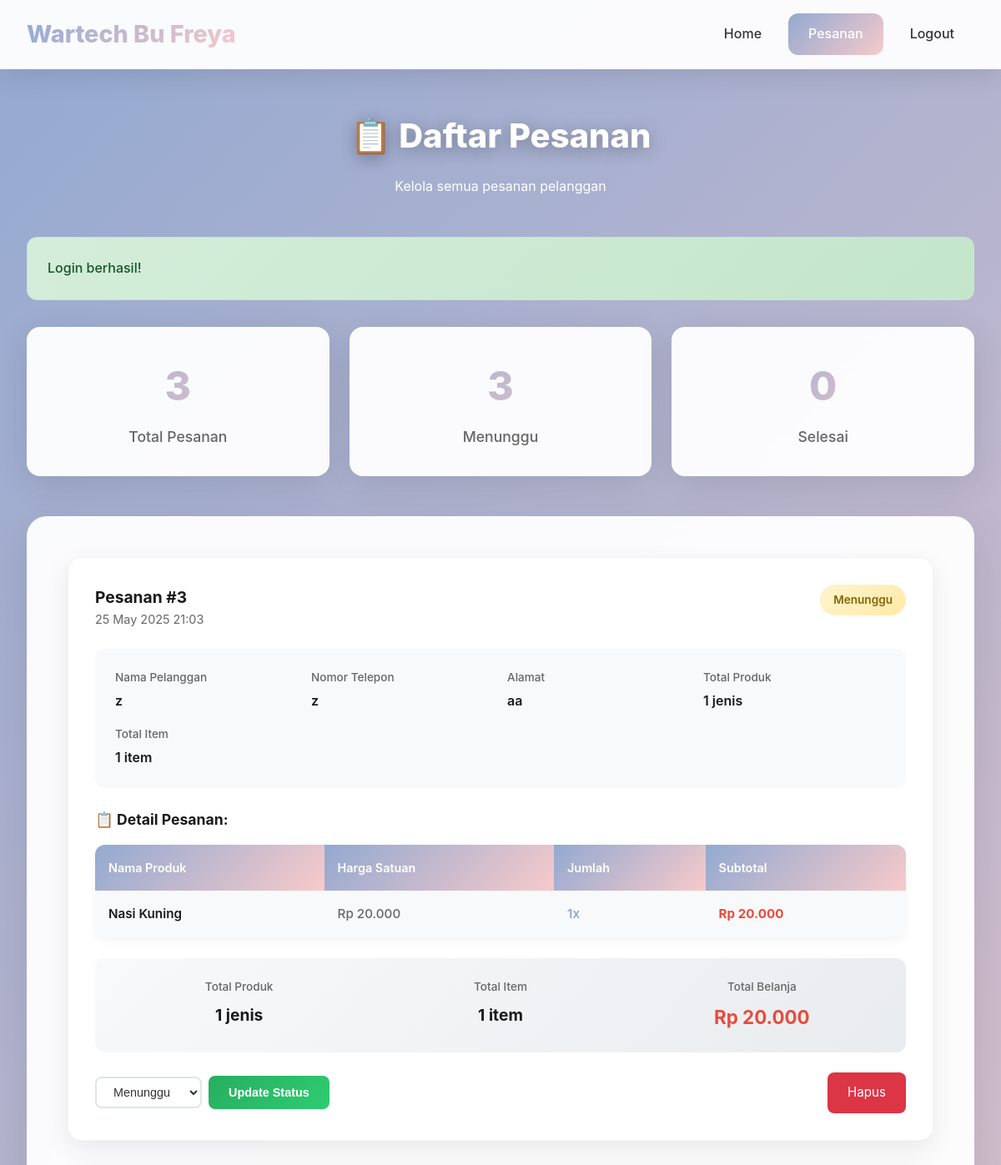
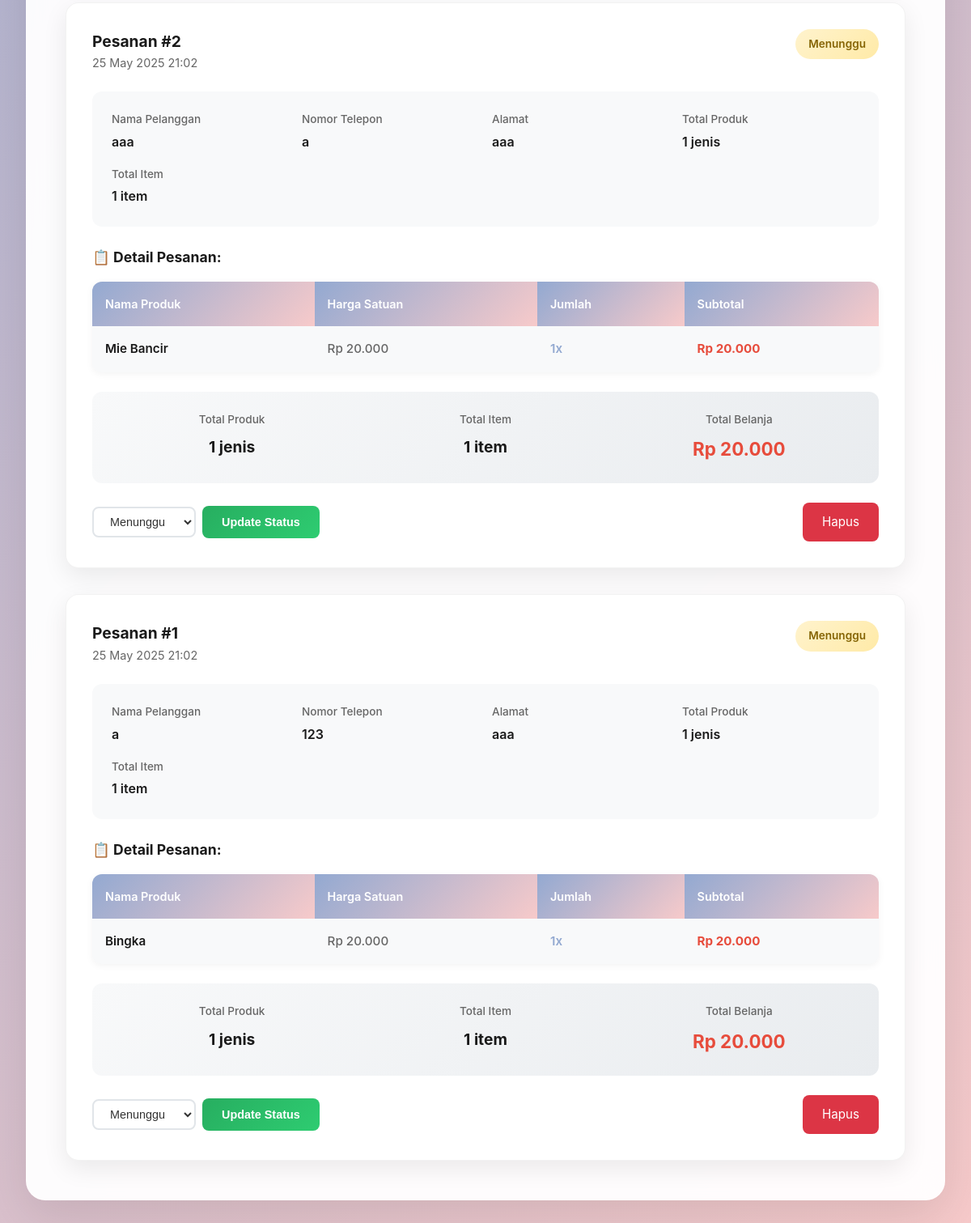
The app's page /pesanan.php (signed in) with its own data (2 pictures, top to bottom).
### tables this page shows
CREATE TABLE `pesanan` (
  `id` int(11) NOT NULL,
  `nama_pelanggan` varchar(100) NOT NULL,
  `no_telp` varchar(20) NOT NULL,
  `alamat_pelanggan` text NOT NULL,
  `total_belanja` decimal(10,2) NOT NULL,
  `waktu_pesanan` timestamp NOT NULL DEFAULT current_timestamp(),
  `status` enum('menunggu','selesai','dibatalkan') DEFAULT 'menunggu'
);

CREATE TABLE `item_pesanan` (
  `id` int(11) NOT NULL,
  `id_pesanan` int(11) NOT NULL,
  `id_produk` int(11) NOT NULL,
  `qty` int(11) NOT NULL,
  `harga` decimal(10,2) NOT NULL
);

CREATE TABLE `produk` (
  `id` int(11) NOT NULL,
  `nama` varchar(100) NOT NULL,
  `deskripsi` text DEFAULT NULL,
  `harga` int(11) NOT NULL,
  `stock` int(11) NOT NULL DEFAULT 0,
  `image` varchar(255) DEFAULT NULL,
  `created_at` timestamp NOT NULL DEFAULT current_timestamp(),
  `updated_at` timestamp NOT NULL DEFAULT current_timestamp() ON UPDATE current_timestamp()
);

### pesanan.php (the view, shortened to what this page needs)
<?php
require_once 'config/database.php';
$pesanan = [];
$pending_count = 0;
$total_count = 0;
$completed_count = 0;
try {
    $stmt = $pdo->prepare("
        SELECT id, nama_pelanggan, no_telp, alamat_pelanggan,
               total_belanja, status, waktu_pesanan
        FROM pesanan
        ORDER BY waktu_pesanan DESC
    ");
    $stmt->execute();
    $pesanan = $stmt->fetchAll(PDO::FETCH_ASSOC);
    if (!empty($pesanan)) {
        $stmt_items = $pdo->prepare("
            SELECT pr.nama, ip.harga, ip.qty, (ip.harga * ip.qty) as subtotal
            FROM item_pesanan ip
            JOIN produk pr ON ip.id_produk = pr.id
            WHERE ip.id_pesanan = ?
            ORDER BY pr.nama
        ");
        foreach ($pesanan as &$order) {
            $stmt_items->execute([$order['id']]);
            $items = $stmt_items->fetchAll(PDO::FETCH_ASSOC);
        }
    }
    $stmt_pending = $pdo->prepare("SELECT COUNT(*) as count FROM pesanan WHERE status = 'menunggu'");
    $stmt_pending->execute();
    $pending_count = (int)$stmt_pending->fetchColumn();
    $stmt_total = $pdo->prepare("SELECT COUNT(*) as count FROM pesanan");
    $stmt_total->execute();
    $total_count = (int)$stmt_total->fetchColumn();
    $stmt_completed = $pdo->prepare("SELECT COUNT(*) as count FROM pesanan WHERE status = 'selesai'");
    $stmt_completed->execute();
    $completed_count = (int)$stmt_completed->fetchColumn();
} catch(PDOException $e) {
    $error = "Error loading orders: " . $e->getMessage();
}
?>
<!DOCTYPE html>
<html lang="id">
<head>
    <link rel="stylesheet" href="includes/pesanan.css">
</head>
<body>
    <nav class="navbar">
        <div class="nav-container">
            <h1>Wartech Bu Freya</h1>
            <div class="nav-links">
                <a href="index.php">Home</a>
                <a href="pesanan.php" class="active">Pesanan</a>
                <a href="?logout=1">Logout</a>
            </div>
        </div>
    </nav>
    <div class="container">
        <div class="page-header">
            <h2>📋 Daftar Pesanan</h2>
            <p>Kelola semua pesanan pelanggan</p>
        </div>
        <?php if (isset($_SESSION['message'])) : ?>
            <div class="alert alert-success">
                <?php echo htmlspecialchars($_SESSION['message']); unset($_SESSION['message']); ?>
            </div>
        <?php endif; ?>
        <div class="stats-section">
            <div class="stat-card">
                <div class="number"><?php echo $total_count; ?></div>
                <div class="label">Total Pesanan</div>
            </div>
            <div class="stat-card">
                <div class="number"><?php echo $pending_count; ?></div>
                <div class="label">Menunggu</div>
            </div>
            <div class="stat-card">
                <div class="number"><?php echo $completed_count; ?></div>
                <div class="label">Selesai</div>
            </div>
        </div>
        <div class="orders-section">
            <?php if (empty($pesanan)) : ?>
                <div class="empty-state">
                    <div class="icon">📦</div>
                    <h3>Belum Ada Pesanan</h3>
                    <p>Pesanan akan muncul di sini setelah pelanggan melakukan pemesanan.</p>
                </div>
            <?php else : ?>
                <div class="orders-grid">
                    <?php foreach ($pesanan as $order) : ?>
                        <div class="order-card">
                            <div class="order-header">
                                <div>
                                    <div class="order-id">Pesanan #<?php echo $order['id']; ?></div>
                                    <div class="order-date"><?php echo date('d M Y H:i', strtotime($order['waktu_pesanan'])); ?></div>
                                </div>
                                <span class="status-badge status-<?php echo $order['status']; ?>">
                                    <?php echo ucfirst($order['status']); ?>
                                </span>
                            </div>
                            <div class="customer-info">
                                <div class="info-item">
                                    <div class="info-label">Nama Pelanggan</div>
                                    <div class="info-value"><?php echo htmlspecialchars($order['nama_pelanggan']); ?></div>
                                </div>
                                <div class="info-item">
                                    <div class="info-label">Nomor Telepon</div>
                                    <div class="info-value"><?php echo htmlspecialchars($order['no_telp']); ?></div>
                                </div>
                                <div class="info-item">
                                    <div class="info-label">Alamat</div>
                                    <div class="info-value"><?php echo htmlspecialchars($order['alamat_pelanggan']); ?></div>
                                </div>
                                <div class="info-item">
                                    <div class="info-label">Total Produk</div>
                                    <div class="info-value"><?php echo $order['total_produk']; ?> jenis</div>
                                </div>
                                <div class="info-item">
                                    <div class="info-label">Total Item</div>
                                    <div class="info-value"><?php echo $order['total_item_qty']; ?> item</div>
                                </div>
                            </div>
                            <div class="order-items">
                                <div class="items-label">📋 Detail Pesanan:</div>
                                <?php if (!empty($order['items'])) : ?>
                                    <table class="items-table">
                                        <thead>
                                            <tr>
                                                <th>Nama Produk</th>
                                                <th>Harga Satuan</th>
                                                <th>Jumlah</th>
                                                <th>Subtotal</th>
                                            </tr>
                                        </thead>
                                        <tbody>
                                            <?php foreach ($order['items'] as $item) : ?>
                                                <tr>
                                                    <td class="product-name"><?php echo htmlspecialchars($item['nama']); ?></td>
                                                    <td class="product-price">Rp <?php echo number_format($item['harga'], 0, ',', '.'); ?></td>
                                                    <td class="product-qty"><?php echo $item['qty']; ?>x</td>
                                                    <td class="product-subtotal">Rp <?php echo number_format($item['subtotal'], 0, ',', '.'); ?></td>
                                                </tr>
                                            <?php endforeach; ?>
                                        </tbody>
                                    </table>
                                <?php else : ?>
                                    <p style="color: #666; font-style: italic;">Tidak ada detail item</p>
                                <?php endif; ?>
                            </div>
                            <div class="order-summary">
                                <div class="summary-item">
                                    <div class="summary-label">Total Produk</div>
                                    <div class="summary-value"><?php echo $order['total_produk']; ?> jenis</div>
                                </div>
                                <div class="summary-item">
                                    <div class="summary-label">Total Item</div>
                                    <div class="summary-value"><?php echo $order['total_item_qty']; ?> item</div>
                                </div>
                                <div class="summary-item">
                                    <div class="summary-label">Total Belanja</div>
                                    <div class="summary-value total-harga">Rp <?php echo number_format($order['total_belanja'], 0, ',', '.'); ?></div>
                                </div>
                            </div>
                            <div class="order-actions">
                                <form method="POST" class="status-form">
                                    <select name="status" class="status-select" required>
                                        <option value="menunggu" <?php echo ($order['status'] == 'menunggu') ? 'selected' : ''; ?>>Menunggu</option>
                                    </select>
                                    <button type="submit" name="update_status" class="btn btn-success">
                                        Update Status
                                    </button>
                                </form>
                                <a href="?confirm_delete=1&order_id=<?php echo $order['id']; ?>"
                                   class="btn-danger"> Hapus
                                </a>
                            </div>
                        </div>
                    <?php endforeach; ?>
                </div>
            <?php endif; ?>
        </div>
    </div>
</body>
</html>

### pesanan.php (style rules this page uses)
.btn-danger { background-color: #dc3545; color: white; border: none; padding: 0.75rem 1.5rem; border-radius: 8px; cursor: pointer; font-size: 0.95rem; margin-left: 8px; transition: background-color 0.3s; text-decoration: none; display: inline-block; }
.order-actions { display: flex; align-items: center; gap: 10px; flex-wrap: wrap; }
.status-form { display: flex; align-items: center; gap: 8px; flex: 1; }

### records on screen
pesanan: id "3", waktu_pesanan "25 May 2025 21:03", status "Menunggu", nama_pelanggan "z", no_telp "z", alamat_pelanggan "aa", total_produk "1", total_item_qty "1", total_belanja "20.000"
item_pesanan: id_produk.nama "Nasi Kuning", harga "20.000", qty "1", subtotal "20.000"
pesanan: id "2", waktu_pesanan "25 May 2025 21:02", status "Menunggu", nama_pelanggan "aaa", no_telp "a", alamat_pelanggan "aaa", total_produk "1", total_item_qty "1", total_belanja "20.000"
item_pesanan: id_produk.nama "Mie Bancir", harga "20.000", qty "1", subtotal "20.000"
pesanan: id "1", waktu_pesanan "25 May 2025 21:02", status "Menunggu", nama_pelanggan "a", no_telp "123", alamat_pelanggan "aaa", total_belanja "20.000"
item_pesanan: id_produk.nama "Bingka", harga "20.000", qty "1", subtotal "20.000"

### other values on screen
$_SESSION['message'] "Login berhasil!"
$total_count "3"
$pending_count "3"
$completed_count "0"
